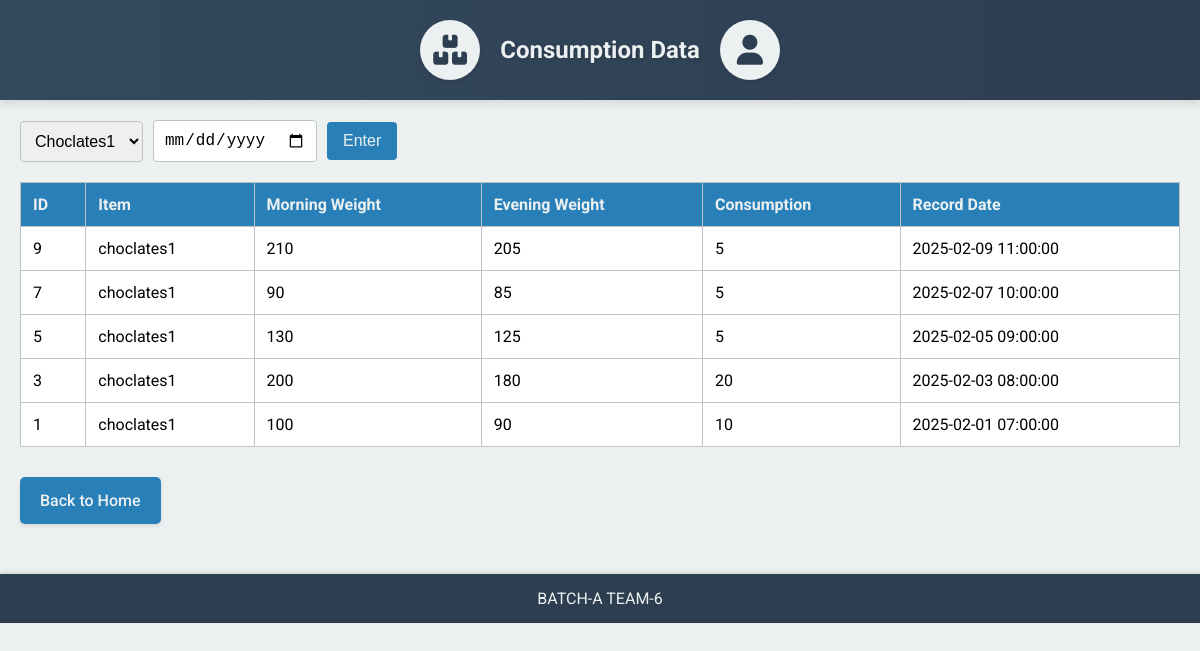
The app's page /Web_and_PHP/consumption.php?item=choclates1 with its own data.
### tables this page shows
CREATE TABLE consumption (
    id INT AUTO_INCREMENT PRIMARY KEY,
    item VARCHAR(255) NOT NULL,
    morning_weight FLOAT NOT NULL,
    evening_weight FLOAT NOT NULL,
    consumption FLOAT NOT NULL,
    record_date DATETIME DEFAULT CURRENT_TIMESTAMP
);

### Web_and_PHP/consumption.php (the view, shortened to what this page needs)
<?php
require 'config.php';
$selectedItem = isset($_GET['item']) ? $_GET['item'] : '';
$selectedDate = isset($_GET['date']) ? $_GET['date'] : '';
$query = "SELECT * FROM consumption";
$conditions = [];
if ($selectedItem !== '') {
    $conditions[] = "item = '" . $conn->real_escape_string($selectedItem) . "'";
}
if (count($conditions) > 0) {
    $query .= " WHERE " . implode(" AND ", $conditions);
}
$query .= " ORDER BY record_date DESC";
$result = $conn->query($query);
?>
<!DOCTYPE html>
<html lang="en">
<head>
  <link
    rel="stylesheet"
    href="https://cdnjs.cloudflare.com/ajax/libs/font-awesome/6.0.0-beta3/css/all.min.css"
  />
  <link rel="stylesheet" href="styles.css" />
</head>
<body>
  <header>
    <div class="header-container">
      <div class="inventory-logo"><i class="fas fa-boxes"></i></div>
      <h2>Consumption Data</h2>
      <div class="user-profile"><i class="fas fa-user"></i></div>
    </div>
  </header>
  <main>
    <div class="content-container">
      <form class="search-form" method="get" action="consumption.php">
        <select name="item">
          <option value="choclates1" <?php if($selectedItem=='choclates1') echo 'selected'; ?>>Choclates1</option>
        </select>
        <input type="date" name="date" value="<?php echo htmlspecialchars($selectedDate); ?>" />
        <button type="submit">Enter</button>
      </form>
      <div class="results-box">
        <table>
          <thead>
            <tr>
              <th>ID</th>
              <th>Item</th>
              <th>Morning Weight</th>
              <th>Evening Weight</th>
              <th>Consumption</th>
              <th>Record Date</th>
            </tr>
          </thead>
          <tbody>
            <?php if ($result && $result->num_rows > 0): ?>
              <?php while ($row = $result->fetch_assoc()): ?>
                <tr>
                  <td><?php echo $row['id']; ?></td>
                  <td><?php echo $row['item']; ?></td>
                  <td><?php echo $row['morning_weight']; ?></td>
                  <td><?php echo $row['evening_weight']; ?></td>
                  <td><?php echo $row['consumption']; ?></td>
                  <td><?php echo $row['record_date']; ?></td>
                </tr>
              <?php endwhile; ?>
            <?php else: ?>
              <tr>
                <td colspan="6" style="text-align:center;">No records found.</td>
              </tr>
            <?php endif; ?>
          </tbody>
        </table>
      </div>
      <a href="index.php" class="button">Back to Home</a>
    </div>
  </main>
  <footer>
    BATCH-A TEAM-6
  </footer>
</body>
</html>

### Web_and_PHP/styles.css (style rules this page uses)
body { font-family: 'Roboto', sans-serif; margin: 0; padding: 0; background-color: #ecf0f1; }
header { background: linear-gradient(90deg, #34495e, #2c3e50); color: #ecf0f1; position: sticky; top: 0; z-index: 1000; box-shadow: 0 4px 8px rgba(0,0,0,0.1); }
.header-container { max-width: 1200px; margin: 0 auto; display: flex; justify-content: center; align-items: center; gap: 20px; padding: 20px; }
.header-container h1, .header-container h2 { font-weight: 700; margin: 0; text-shadow: 1px 1px 3px rgba(0,0,0,0.2); }
.inventory-logo, .user-profile { width: 60px; height: 60px; background-color: #ecf0f1; border-radius: 50%; display: flex; align-items: center; justify-content: center; color: #2c3e50; font-size: 30px; box-shadow: 0 2px 4px rgba(0, 0, 0, 0.1); }
main { padding: 20px 0; }
.content-container { max-width: 1200px; margin: 0 auto; padding: 0 20px; background-color: #fff0; border-radius: 8px; }
.button { background-color: #2980b9; color: #ecf0f1; padding: 14px 20px; margin: 10px 0; text-align: center; border-radius: 5px; text-decoration: none; font-size: 1rem; font-weight: 500; transition: background-color 0.3s ease, box-shadow 0.3s ease; display: inline-block; box-shadow: 0 2px 4px rgba(0,0,0,0.1); }
form.search-form { display: flex; flex-wrap: wrap; align-items: center; gap: 10px; margin-bottom: 20px; }
form.search-form select, form.search-form input[type="date"] { padding: 10px; font-size: 1rem; border: 1px solid #bdc3c7; border-radius: 4px; }
form.search-form button { background-color: #2980b9; color: #ecf0f1; border: none; padding: 10px 16px; font-size: 1rem; border-radius: 4px; cursor: pointer; transition: background-color 0.3s ease, box-shadow 0.3s ease; }
.results-box { overflow-x: auto; margin-bottom: 20px; }
table { width: 100%; border-collapse: collapse; background-color: #fff; box-shadow: 0 2px 4px rgba(0,0,0,0.1); }
table, th, td { border: 1px solid #bdc3c7; }
th { background-color: #2980b9; color: #ecf0f1; font-weight: 700; }
th, td { padding: 12px; text-align: left; }
footer { background: #2c3e50; color: #ecf0f1; text-align: center; padding: 15px; margin-top: 20px; box-shadow: 0 -2px 4px rgba(0,0,0,0.1); }

### records on screen
consumption: id "9", item "choclates1", morning_weight "210", evening_weight "205", consumption "5", record_date "2025-02-09 11:00:00"
consumption: id "7", item "choclates1", morning_weight "90", evening_weight "85", consumption "5", record_date "2025-02-07 10:00:00"
consumption: id "5", item "choclates1", morning_weight "130", evening_weight "125", consumption "5", record_date "2025-02-05 09:00:00"
consumption: id "3", item "choclates1", morning_weight "200", evening_weight "180", consumption "20", record_date "2025-02-03 08:00:00"
consumption: id "1", item "choclates1", morning_weight "100", evening_weight "90", consumption "10", record_date "2025-02-01 07:00:00"
